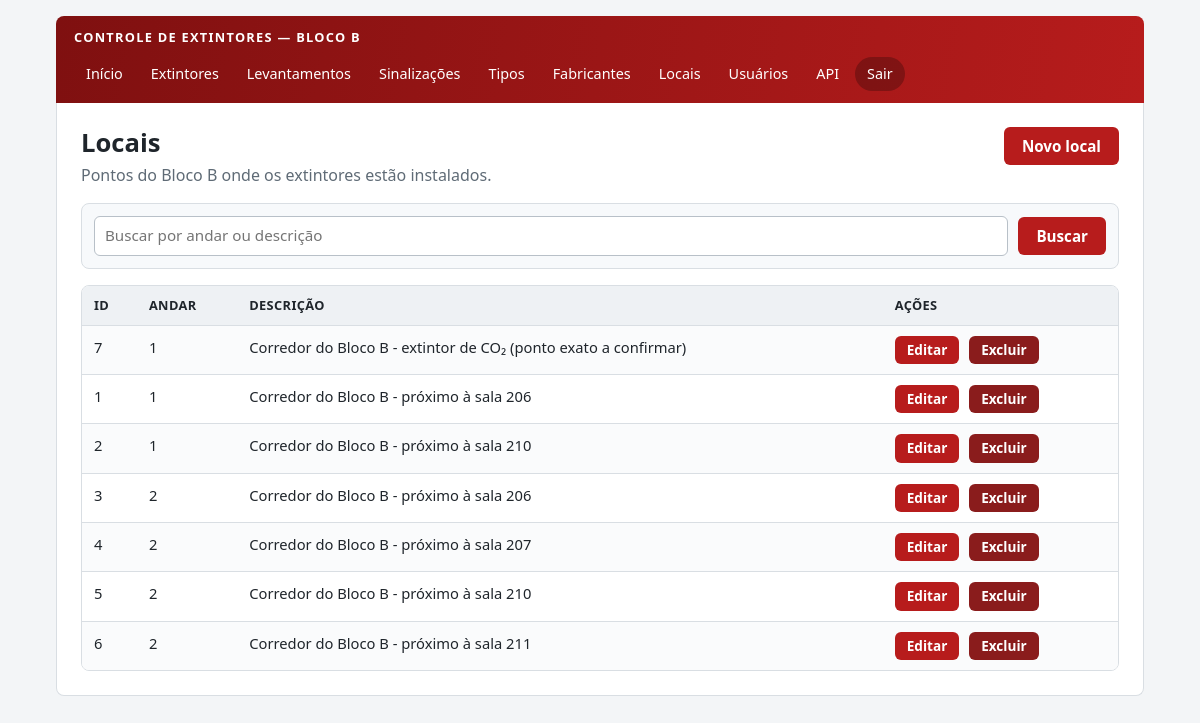
The app's page /lista_locais.php (signed in) with its own data.
### tables this page shows
CREATE TABLE IF NOT EXISTS local (
  id_local INT AUTO_INCREMENT PRIMARY KEY,
  andar INT NOT NULL,
  descricao VARCHAR(255) NOT NULL
);

### autenticacao.php (called while the page is built, shortened)
<?php
function escapar(mixed $valor): string
{
    return htmlspecialchars((string) $valor, ENT_QUOTES, "UTF-8");
}
function ehAdmin(): bool
{
    return ($_SESSION["usuario_perfil"] ?? "") === "administrador";
}

### lista_locais.php (the view, shortened to what this page needs)
<?php
require_once "autenticacao.php";
require_once "layout.php";
require_once "conexao.php";
$busca = trim($_GET["busca"] ?? "");
$like = "%" . $busca . "%";
$stmt = $conexao->prepare("SELECT id_local, andar, descricao FROM local
                           WHERE descricao LIKE ? OR CAST(andar AS CHAR) LIKE ? ORDER BY andar, descricao");
$stmt->bind_param("ss", $like, $like);
$stmt->execute();
$resultado = $stmt->get_result();
inicioPagina("Locais");
?>
<div class="titulo-com-acao">
    <div>
        <h1>Locais</h1>
        <p class="subtitulo">Pontos do Bloco B onde os extintores estão instalados.</p>
    </div>
    <?php if (ehAdmin()) { ?>
        <a class="botao-link" href="cadastro_local.php">Novo local</a>
    <?php } ?>
</div>
<form class="filtros" method="GET">
    <input type="search" name="busca" placeholder="Buscar por andar ou descrição" value="<?php echo escapar($busca); ?>">
    <button type="submit">Buscar</button>
</form>
<div class="tabela-responsiva">
    <table>
        <tr><th>ID</th><th>Andar</th><th>Descrição</th><?php if (ehAdmin()) echo "<th>Ações</th>"; ?></tr>
        <?php while ($l = $resultado->fetch_assoc()) { ?>
            <tr>
                <td><?php echo escapar($l["id_local"]); ?></td>
                <td><?php echo escapar($l["andar"]); ?></td>
                <td><?php echo escapar($l["descricao"]); ?></td>
                <?php if (ehAdmin()) { ?>
                    <td class="acoes">
                        <a class="botao-link pequeno" href="cadastro_local.php?id=<?php echo (int) $l["id_local"]; ?>">Editar</a>
                        <?php echo botaoExcluir("exclui_local.php", (int) $l["id_local"]); ?>
                    </td>
                <?php } ?>
            </tr>
        <?php } ?>
    </table>
</div>
<?php
fimPagina();

### layout.php (shortened to what this page needs)
<?php
require_once "autenticacao.php";
function inicioPagina(string $titulo): void
{
    $perfil = $_SESSION["usuario_perfil"] ?? "";
    ?>
    <!DOCTYPE html>
    <html lang="pt-br">
    <head>
        <link rel="stylesheet" href="styles.css?v=6">
    </head>
    <body>
        <main class="app">
            <header class="topo-app">
                <p class="marca">CONTROLE DE EXTINTORES — BLOCO B</p>
                <nav class="menu" aria-label="Menu principal">
                    <a href="painel.php">Início</a>
                    <a href="lista_extintores.php">Extintores</a>
                    <a href="lista_levantamentos.php">Levantamentos</a>
                    <a href="lista_sinalizacoes.php">Sinalizações</a>
                    <?php if ($perfil === "administrador") { ?>
                        <a href="lista_tipos.php">Tipos</a>
                        <a href="lista_fabricantes.php">Fabricantes</a>
                        <a href="lista_locais.php">Locais</a>
                        <a href="lista_usuarios.php">Usuários</a>
                    <?php } ?>
                    <a href="consome_api.php">API</a>
                    <a class="sair" href="logout.php">Sair</a>
                </nav>
            </header>
            <section class="conteudo-app">
    <?php
}
function fimPagina(): void
{
    ?>
            </section>
        </main>
    </body>
    </html>
    <?php
}
function botaoExcluir(string $arquivo, int $id, string $texto = "Excluir"): string
{
    return '<form class="form-inline" action="' . escapar($arquivo) . '" method="POST" '
        . 'onsubmit="return confirm(\'Confirma a exclusão deste registro?\');">'
        . campoCsrf()
        . '<input type="hidden" name="id" value="' . $id . '">'
        . '<button type="submit" class="perigo">' . escapar($texto) . '</button></form>';
}

### styles.css (style rules this page uses)
:root { --vermelho: #b71c1c; --vermelho-escuro: #7f1010; --carvao: #1f252b; --cinza: #5f6b76; --fundo: #f3f5f7; --painel: #f7f9fb; --branco: #ffffff; --borda: #d9dee3; --verde: #2e7d32; --amarelo: #c98a00; --raio: 8px; }
*, *::before, *::after { box-sizing: border-box; }
html { -webkit-text-size-adjust: 100%; }
body { margin: 0; min-height: 100vh; color: var(--carvao); background: var(--fundo); font-family: "Segoe UI", Arial, Helvetica, sans-serif; font-size: 16px; line-height: 1.5; }
h1 { margin: 0 0 4px; font-size: 1.6rem; line-height: 1.25; }
p { margin: 0 0 12px; }
a { color: var(--vermelho); }
.app { width: 100%; max-width: 1120px; margin: 0 auto; padding: 16px; }
.topo-app { display: flex; flex-wrap: wrap; align-items: center; justify-content: space-between; gap: 10px 20px; padding: 12px 18px; color: var(--branco); background: linear-gradient(100deg, var(--vermelho-escuro), var(--vermelho)); border-radius: var(--raio) var(--raio) 0 0; }
.marca { margin: 0; font-size: 0.8rem; font-weight: bold; letter-spacing: 0.1em; }
.menu { display: flex; flex-wrap: wrap; gap: 4px; }
.menu a { padding: 6px 12px; color: var(--branco); font-size: 0.9rem; text-decoration: none; border-radius: 999px; }
.menu .sair { background: rgba(0, 0, 0, 0.25); }
.conteudo-app { padding: 24px; background: var(--branco); border: 1px solid var(--borda); border-top: 0; border-radius: 0 0 var(--raio) var(--raio); }
.subtitulo { margin-bottom: 18px; color: var(--cinza); }
.titulo-com-acao { display: flex; flex-wrap: wrap; align-items: flex-start; justify-content: space-between; gap: 12px; margin-bottom: 16px; }
.titulo-com-acao .subtitulo { margin-bottom: 0; }
button, .botao-link { display: inline-block; padding: 10px 18px; color: var(--branco); background: var(--vermelho); border: 0; border-radius: 6px; font: inherit; font-size: 0.95rem; font-weight: 600; line-height: 1.2; text-align: center; text-decoration: none; cursor: pointer; }
.botao-link.pequeno, button.perigo { padding: 6px 12px; font-size: 0.85rem; }
button.perigo { background: #8a1c1c; }
input, select, textarea { display: block; width: 100%; padding: 10px 12px; color: var(--carvao); background: var(--branco); border: 1px solid #b8c0c8; border-radius: 6px; font: inherit; font-size: 1rem; line-height: 1.3; }
.filtros { display: flex; flex-wrap: wrap; gap: 10px; align-items: center; margin: 0 0 16px; padding: 12px; background: var(--painel); border: 1px solid var(--borda); border-radius: var(--raio); }
.filtros input, .filtros select { flex: 1 1 170px; width: auto; min-width: 0; padding: 9px 10px; font-size: 0.95rem; }
.filtros button { flex: 0 0 auto; }
.form-inline { display: inline-block; margin: 0; padding: 0; }
.tabela-responsiva { width: 100%; overflow-x: auto; -webkit-overflow-scrolling: touch; border: 1px solid var(--borda); border-radius: var(--raio); }
table { width: 100%; min-width: 560px; border-collapse: collapse; font-size: 0.92rem; }
th, td { padding: 10px 12px; text-align: left; vertical-align: top; border-bottom: 1px solid var(--borda); }
th { color: var(--carvao); background: #eef1f4; font-size: 0.8rem; letter-spacing: 0.03em; text-transform: uppercase; white-space: nowrap; }
tr:last-child td { border-bottom: 0; }
tr:nth-child(even) td { background: #fafbfc; }
.acoes { white-space: nowrap; }
.acoes > * { display: inline-block; vertical-align: middle; }
.acoes > * + * { margin-left: 6px; }

### records on screen
local: id_local "7", andar "1", descricao "Corredor do Bloco B - extintor de CO₂ (ponto exato a confirmar)"
local: id_local "1", andar "1", descricao "Corredor do Bloco B - próximo à sala 206"
local: id_local "2", andar "1", descricao "Corredor do Bloco B - próximo à sala 210"
local: id_local "3", andar "2", descricao "Corredor do Bloco B - próximo à sala 206"
local: id_local "4", andar "2", descricao "Corredor do Bloco B - próximo à sala 207"
local: id_local "5", andar "2", descricao "Corredor do Bloco B - próximo à sala 210"
local: id_local "6", andar "2", descricao "Corredor do Bloco B - próximo à sala 211"
